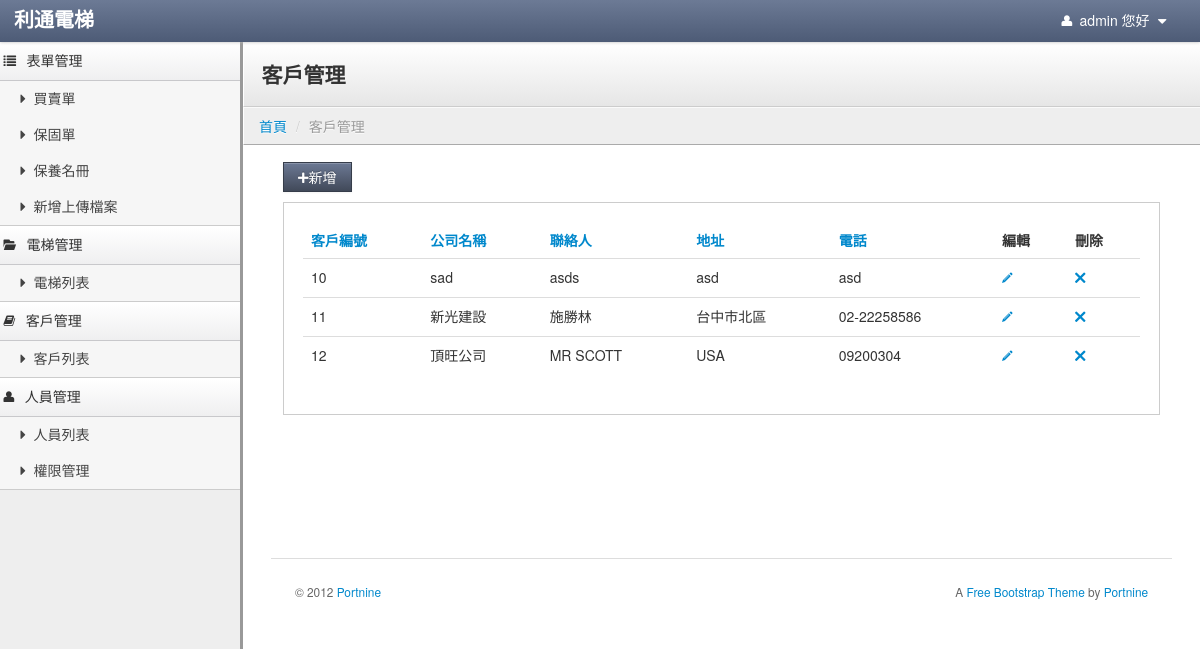
Screenshot of /index.php/customer/customer_home (signed in) with the database file from the repository.
### tables this page shows
CREATE TABLE `usermenu` (
  `menuid` int(5) NOT NULL AUTO_INCREMENT COMMENT '菜單ID',
  `parentid` int(5) NOT NULL DEFAULT '0' COMMENT '上層菜單',
  `title` varchar(30) NOT NULL COMMENT '標題',
  `controller` varchar(40) NOT NULL COMMENT '控制器',
  `actioner` varchar(40) NOT NULL COMMENT '動作',
  `icon` varchar(100) DEFAULT NULL,
  `ismenu` tinyint(1) NOT NULL DEFAULT '0' COMMENT '是否顯示',
  `sort` tinyint(4) NOT NULL DEFAULT '0' COMMENT '排序',
  `isdisabled` tinyint(1) NOT NULL DEFAULT '0' COMMENT '是否刪除',
  PRIMARY KEY (`menuid`)
);

CREATE TABLE `customer` (
  `id` int(255) NOT NULL AUTO_INCREMENT,
  `company` varchar(255) DEFAULT NULL,
  `contacter_1` varchar(255) DEFAULT NULL,
  `contacter_2` varchar(255) DEFAULT NULL,
  `contacter_3` varchar(255) DEFAULT NULL,
  `address_1` varchar(255) DEFAULT NULL,
  `address_2` varchar(255) DEFAULT NULL,
  `address_3` varchar(255) DEFAULT NULL,
  `tel_1` varchar(255) DEFAULT NULL,
  `tel_2` varchar(255) DEFAULT NULL,
  `tel_3` varchar(255) DEFAULT NULL,
  `fax_1` varchar(10) DEFAULT NULL,
  `fax_2` varchar(10) DEFAULT NULL,
  `fax_3` varchar(10) DEFAULT NULL,
  `num` varchar(10) DEFAULT NULL,
  PRIMARY KEY (`id`)
);

### application/controllers/Customer.php (called while the page is built, shortened)
<?php if ( ! defined('BASEPATH')) exit('No direct script access allowed');
class Customer extends CI_Controller {
	var $data =array();
	function __construct()
	{
		$this->load->model('Customer_model');
		$this->load->library('datamodel');
        $this->load->model('Usermenu_model');
        $usermenu_m = new Usermenu_model();
        $this->aUsermenulist = $usermenu_m->usermenulist($_SESSION['id']);
	}
	public function customer_home()
	{
		$customer_model = new Customer_model();
		$temp = $customer_model->getCustomer();
		$fristitem = 0;
		$itemmax = 10;
		if ($temp != 0)
		{
			$totalitem = count($temp);
			if( 10 > $totalitem)
			{
				$itemmax = $totalitem;
			}
			else
			{
				$itemmax = 10;
			}
			$this->data['fristitem'] = $fristitem;
			$this->data['itemmax'] = $itemmax;
			foreach($temp as $row):
				if($fristitem < $itemmax)
				{
					$this->data[$fristitem] = $row;
				}
				$fristitem++;
			endforeach;
			if($totalitem >= 10)
			{
				if($totalitem % 10 != 0)
				{
					$pageitem = floor($totalitem / 10) + 1;
				}
				else
				{
					$pageitem = $totalitem / 10;
				}
			}
			else
			{
				$pageitem = 1;
			}
			$pagefrist = 0;
			if($pageitem > 10 )
			{
				$pagetotal = 10;
			}
			else
			{
				$pagetotal = $pageitem;
			}
			$this->data['pagefrist'] = $pagefrist;
			$this->data['pagetotal'] = $pagetotal;
			$this->data['pageid'] = 1;
		}
		else
		{
			$this->data = null;
		}
		$this->load->view('customer_home', $this->data);
	}
}

### index.php (called while the page is built, shortened)
<?php
require_once BASEPATH.'core/CodeIgniter.php';

### application/models/usermenu_model.php (called while the page is built, shortened)
<?php
class Usermenu_model extends CI_Model
{
	public function usermenulist($iUserid=0)
	{
        $sSql = "select menuidarray,permission from account where id ={$iUserid} and `status`=0";
        $query = $this->db->query($sSql);
        $useridmenu = $query->row_array();
        $power_group = 'employee_group';
        switch ($useridmenu['permission']){
            case 1:
                $power_group = 'admin_group';
                break;
        }
        $sSql = "select configvalue from config where configkey ='{$power_group}'";
        $query = $this->db->query($sSql);
        $configmenu = $query->row_array();
        $diffstr = $useridmenu['menuidarray'] .','.$configmenu['configvalue'];
        $diffarray = explode(',',$diffstr);
        $diffarray = array_unique($diffarray);
        asort($diffarray);
        $useridmenu['menuidarray'] = implode(',',$diffarray);
        $sSql = "select * from usermenu where menuid in ({$useridmenu['menuidarray']}) and ismenu=1 and isdisabled!=1 and parentid = 0";
        $query = $this->db->query($sSql);
        $results = array();
        foreach ($query->result_array() as $vNavheader){
            $results[$vNavheader['menuid']] = $vNavheader;
            $sSql = "select * from usermenu where menuid in ({$useridmenu['menuidarray']}) and parentid = '{$vNavheader['menuid']}' and ismenu=1 and isdisabled!=1";
            $query_navlist = $this->db->query($sSql);
            foreach ($query_navlist->result_array() as $vNavlist){
                $results[$vNavheader['menuid']]['subtype'][]=$vNavlist;
            }
        }
        return $results;
	}
}

### application/models/customer_model.php (called while the page is built, shortened)
<?php
class Customer_model extends CI_Model
{
	public function getCustomer()
	{
		$this->db->select('*');
		$this->db->from('customer');
		$result = $this->db->get();
		if ($result->num_rows() > 0)
		{
			$idx = 0;
			foreach ($result->result() as $row)
			{
				$customer_data[$idx] = new Datamodel();
				foreach ($row as $k => $v)
				{
					$customer_data[$idx]->$k = $v;
				}
				$idx++;
			}
			return $customer_data;
		}
		return 0;
	}
}

### application/libraries/datamodel.php (called while the page is built, shortened)
<?php
class Datamodel
{
	private $data = array();
	public function __set($name,$value)
	{
		$this->data[$name] = $value;
	}
	public function __get($name)
	{
		if (array_key_exists($name,$this->data))
		{
			return $this->data[$name];
		}
	}
}

### application/views/customer_home.php (the view, shortened to what this page needs)
<!DOCTYPE html>
<html lang="en">
	<?php
		include "head.php";
	?>
	<body>
		<?php
			include "navbar.php";
			include "sidebar-nav.php";
		?>
		<div class="content">
			<div class="header">
				<h1 class="page-title">客戶管理</h1>
			</div>
				<ul class="breadcrumb">
					<li><a href="<?=base_url("/mainpage/index")?>">首頁</a> <span class="divider">/</span></li>
					<li class="active">客戶管理</li>
				</ul>
			<div class="container-fluid">
				<div class="row-fluid">
					<div class="container-fluid">
						<div class="row-fluid">
								<div class="btn-toolbar">
									<a href="<?=base_url("/Customer/create_customer")?>"><button class="btn btn-primary" id="new_people"><i class="icon-plus"></i>新增</button></a>
								</div>
							<form action="<?=base_url("/Form/form_borad")?>" method="post">
								<div class="well">
									<table class="table sortable">
										<thead>
											<tr>
												<th><a href="#">客戶編號</a></th>
												<th><a href="#">公司名稱</a></th>
												<th><a href="#">聯絡人</a></th>
												<th><a href="#">地址</a></th>
												<th><a href="#">電話</a></th>
												<th class="sorttable_nosort">編輯</th>
												<th class="sorttable_nosort">刪除</th>
											</tr>
										</thead>
										<tbody>
					<?php					if(count($this->data) != 0 )
											{
												$fristitem = $this->data['fristitem'];
												$itemmax = $this->data['itemmax'];
												for($j = 0; $fristitem < $itemmax;$j++)
												{
					?>
													<tr>
														<td><?=$this->data[$j]->id;?></td>
														<td><?=$this->data[$j]->company;?></td>
														<td><?=$this->data[$j]->contacter_1;?></td>
														<td><?=$this->data[$j]->address_1;?></td>
														<td><?=$this->data[$j]->tel_1;?></td>
														<td>
															<a href="<?=base_url("/Customer/edit_customer")?>/customer_id/<?=$this->data[$j]->id;?>" ><i class="icon-pencil"></i></a>
														</td>
														<td>
															<a href="<?=base_url("/Customer/delete_customer")?>/customer_id/<?=$this->data[$j]->id;?>" ><i class="icon-remove"></i></a>
														</td>
													</tr>
					<?php							$fristitem++;
												}
											}
					?>
										</tbody>
									</table>
								</div>
							</form>
							<div class="pagination">
							</div>
							<footer>
								<hr>
								<p class="pull-right">A <a href="http://www.portnine.com/bootstrap-themes" target="_blank">Free Bootstrap Theme</a> by <a href="http://www.portnine.com" target="_blank">Portnine</a></p>
								<p>&copy; 2012 <a href="http://www.portnine.com" target="_blank">Portnine</a></p>
							</footer>
						</div>
					</div>
				</div>
			</div>
		</div>
	</body>
</html>

### application/views/sidebar-nav.php
<div class="sidebar-nav">
       <?php
           foreach($this->aUsermenulist as $v){
               echo '<a href="#'.$v['controller'].'-menu" class="nav-header" data-toggle="collapse"><i class="'.$v['icon'].'"></i>'.$v['title'].'</i></a>';
               if(!empty($v['subtype'])){
                   echo '<ul id="'.$v['controller'].'-menu" class="nav nav-list collapse in">';
                   foreach($v['subtype'] as $vSub){
                       echo '<li ><a href="'.base_url("/{$vSub['controller']}/{$vSub['actioner']}").'"><i class="'.$vSub['icon'].'"></i>'.$vSub['title'].'</a></li>';
                   }
                   echo '</ul>';
               }
           }
       ?>
   </div>

### stylesheets/theme.css (style rules this page uses)
body { background: #eee; background-image: url(http://subtlepatterns.com/patterns/furley_bg.png); background-position: initial initial; background-repeat: initial initial; background-position: initial initial; background-repeat: initial initial; margin: 0px; padding: 0px; }
h1 { margin-top: 0px; color: #eee; }
hr { border-top: 1px solid #ddd; border-bottom: 1px solid #fff; }
.content { min-width: 400px; position: relative; min-height: 800px; background: #fff; margin-left: 240px; border-left: 1px solid #cccccc; border-left: 3px solid #999999; }
.header { background: #ffffff; background: #ffffff; background: -webkit-gradient(linear, left bottom, left top, color-stop(0, #e6e6e6), color-stop(1, #ffffff)); background: -ms-linear-gradient(bottom, #e6e6e6, #ffffff); background: -moz-linear-gradient(center bottom, #e6e6e6 0%, #ffffff 100%); background: -o-linear-gradient(bottom, #e6e6e6, #ffffff); filter: progid:dximagetransform.microsoft.gradient(startColorStr='#4d5b76', EndColorStr='#6c7a95'); -ms-filter: "progid:DXImageTransform.Microsoft.gradient(startColorStr='#ffffff',EndColorStr='#e6e6e6')"; border-bottom: 1px solid #cccccc; border-top: 1px solid #ffffff; border-left: 1px solid #ffffff; padding: 0em 1.25em; }
.header h1 { margin: 1em 0em; padding: 0em; line-height: 1em; font-size: 1.5em; color: #eee; color: #333; }
.breadcrumb { -webkit-box-shadow: none; -moz-box-shadow: none; box-shadow: none; -webkit-border-radius: 0px; -moz-border-radius: 0px; border-radius: 0px; -moz-background-clip: padding; -webkit-background-clip: padding-box; background-clip: padding-box; background: #eee; border-bottom: 1px solid #aaa; border-top: 1px solid #fafafa; border-left: 1px solid #fff; margin-bottom: .5em; }
footer { padding: 1em; margin-top: 4em; color: #666; font-size: .85em; line-height: 1.3em; }
footer hr { margin: 2em -2em; }
.sidebar-nav { width: 240px; position: absolute; float: left; border-top: none; border-left: none; margin: 0em; }
.sidebar-nav .nav-header { border-top: 1px solid #ffffff; border-bottom: 1px solid #c8c8cb; border-left: none; color: #333; display: block; background: #efeff0; background: -webkit-gradient(linear, left bottom, left top, color-stop(0, #efeff0), color-stop(1, #ffffff)); background: -ms-linear-gradient(bottom, #efeff0, #ffffff); background: -moz-linear-gradient(center bottom, #efeff0 0%, #ffffff 100%); background: -o-linear-gradient(bottom, #efeff0, #ffffff); filter: progid:dximagetransform.microsoft.gradient(startColorStr='#4d5b76', EndColorStr='#6c7a95'); -ms-filter: "progid:DXImageTransform.Microsoft.gradient(startColorStr='#ffffff',EndColorStr='#efeff0')"; font-weight: normal; font-size: 1em; line-height: 2.5em; padding: 0em .25em; margin-bottom: 0px; text-shadow: none; text-transform: none; }
.sidebar-nav .nav-header i[class^="icon-"] { margin-right: .75em; }
.sidebar-nav .nav-list { margin: 0px; border: 0px; background: #f6f6f6; }
.sidebar-nav .nav-list > li > a { color: #444; padding: .5em 1em; }
.sidebar-nav .nav-list.collapse.in { border-bottom: 1px solid #ccc; }
.btn { -webkit-border-radius: 0px; -moz-border-radius: 0px; border-radius: 0px; }
.btn-primary { background-color: #414959; background-image: -webkit-gradient(linear, 0 0, 0 100%, from(#6c7994), to(#414959)); background-image: -webkit-linear-gradient(top, #6c7994, #414959); background-image: -o-linear-gradient(top, #6c7994, #414959); background-image: linear-gradient(to bottom, #6c7994, #414959); background-image: -moz-linear-gradient(top, #6c7994, #414959); filter: progid:dximagetransform.microsoft.gradient(startColorStr='#6c7994', EndColorStr='#414959'); -ms-filter: "progid:DXImageTransform.Microsoft.gradient(startColorStr='#6c7994',EndColorStr='#414959')"; border: 1px solid #363d4a; }
.well { background-color: #fff; border: 1px solid #ccc; -webkit-box-shadow: 1px 1px 0px #ffffff; -moz-box-shadow: 1px 1px 0px #ffffff; box-shadow: 1px 1px 0px #ffffff; -webkit-border-radius: 0px; -moz-border-radius: 0px; border-radius: 0px; -moz-background-clip: padding; -webkit-background-clip: padding-box; background-clip: padding-box; }

### rows the page displays
usermenu: title "表單管理"
usermenu: title "買賣單"
usermenu: title "保固單"
usermenu: title "保養名冊"
usermenu: title "新增上傳檔案"
usermenu: title "電梯管理"
usermenu: title "電梯列表"
usermenu: title "客戶管理"
usermenu: title "客戶列表"
usermenu: title "人員管理"
usermenu: title "人員列表"
usermenu: title "權限管理"
customer: id "10", company "sad", contacter_1 "asds", address_1 "asd", tel_1 "asd"
customer: id "11", company "新光建設", contacter_1 "施勝林", address_1 "台中市北區", tel_1 "02-22258586"
customer: id "12", company "頂旺公司", contacter_1 "MR SCOTT", address_1 "USA", tel_1 "09200304"

### other values shown
$_SESSION["account"] "admin"
